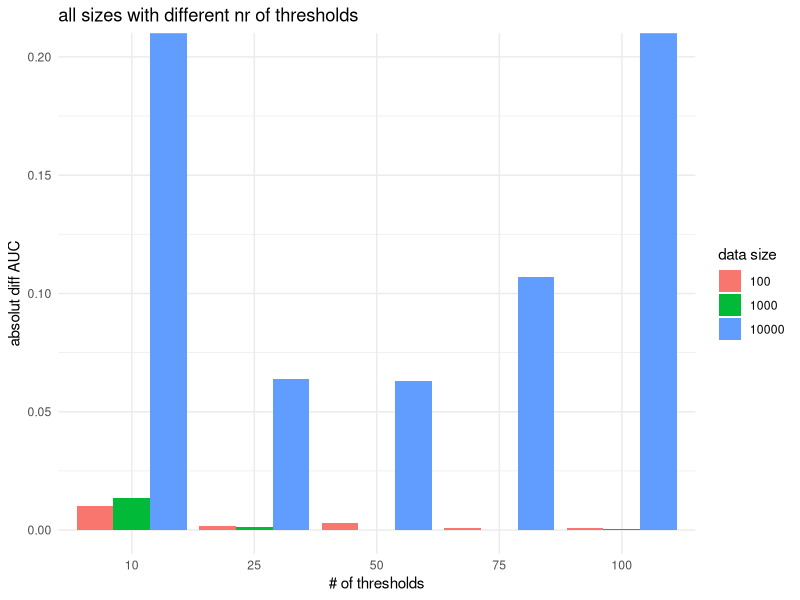
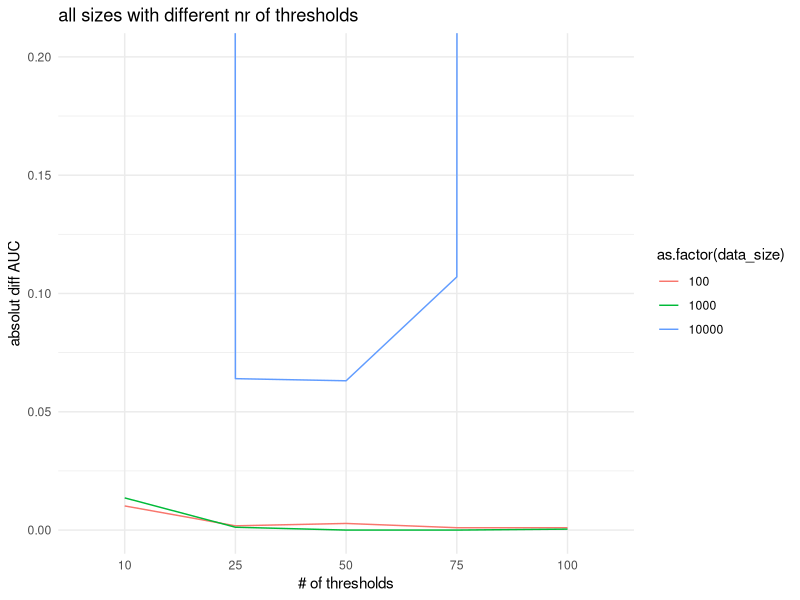
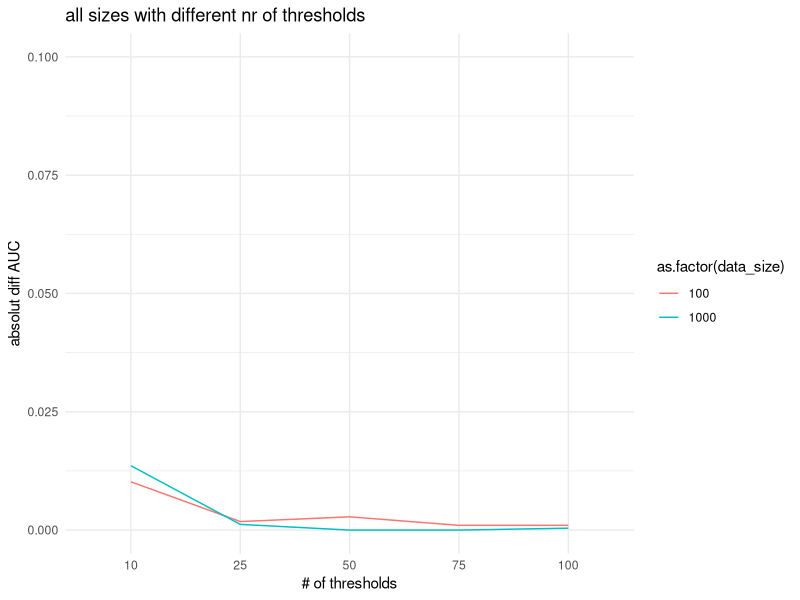
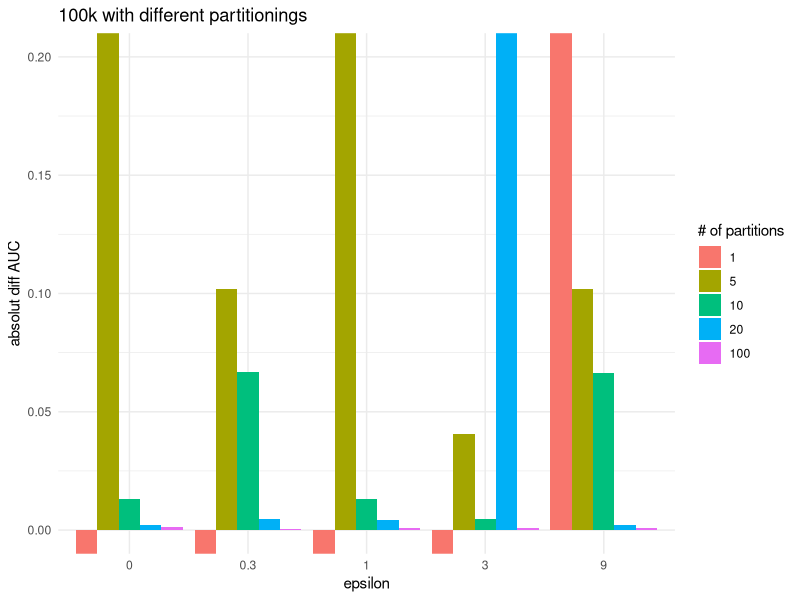

Write R code to recreate these figures, in order.

library(ggplot2)

data <- read.csv("res_tab.csv")

t1 <- data[data$epsilon == 0, ]
t1 <- t1[t1$method == "MPC+DP" & t1$partitions == 1, ]
t1 <- t1[t1$data_size < 100000, ]
t1["dif_AUC"] <- abs(t1$scikit_auc - t1$AUC)


ggplot(t1, aes(fill=as.factor(data_size), x=as.factor(n_steps), y=dif_AUC)) +
  geom_bar(position = 'dodge', stat = 'identity') +
  coord_cartesian(ylim=c(0, 0.2)) +
  theme_minimal() + 
  labs(x='# of thresholds', y='absolut diff AUC', title='all sizes with different nr of thresholds', fill='data size')

ggplot(t1, aes(x=as.factor(n_steps), y=dif_AUC, group=as.factor(data_size), color=as.factor(data_size))) +
  geom_line() +
  coord_cartesian(ylim=c(0, 0.2)) +
  theme_minimal() + 
  labs(x='# of thresholds', y='absolut diff AUC', title='all sizes with different nr of thresholds', fill='data size')

t1_2 <- t1[t1$data_size < 10000, ]

ggplot(t1_2, aes(x=as.factor(n_steps), y=dif_AUC, group=as.factor(data_size), color=as.factor(data_size))) +
  geom_line() +
  coord_cartesian(ylim=c(0, 0.1)) +
  theme_minimal() + 
  labs(x='# of thresholds', y='absolut diff AUC', title='all sizes with different nr of thresholds', labs='data size')
  
# ----------------------------------

t2 <- data[data$data_size == 100000 & data$method == "MPC+DP", ]
t2["dif_AUC"] <- abs(t2$scikit_auc - t2$AUC)

ggplot(t2, aes(fill=as.factor(partitions), x=as.factor(epsilon), y=dif_AUC)) +
  geom_bar(position = 'dodge', stat = 'identity') +
  coord_cartesian(ylim=c(0, 0.2)) +
  theme_minimal() + 
  labs(x='epsilon', y='absolut diff AUC', title='100k with different partitionings', fill='# of partitions')

# ---------------------------------
